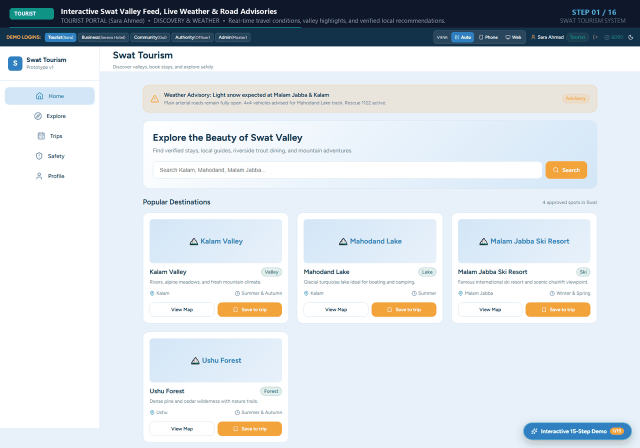
#> input picture Docs/swat-tourism-demo.gif, 1280 x 896 px, given in place of fresh_raw_01_tourist_home.png, which was not available (shown at 1/2 size)
$ python generate_demo_assets.py
#> lines starting #> are read from the running program, lines starting #| are printed output that depends on the picture; pictures that were not available may be replaced by others from this repository, and a replacement may not be noted
import os
import sys
import time
import shutil
import subprocess
from PIL import Image, ImageDraw, ImageFont

BASE_DIR = r"F:\Antigravity\SwatTourismPlateform1"
DOCS_DIR = os.path.join(BASE_DIR, "Docs")
TEMP_DIR = os.path.join(DOCS_DIR, "demo_frames")
DOWNLOADS_DIR = r"C:\Users\shahkhalid1\Downloads"
CHROME_PATH = r"C:\Program Files\Google\Chrome\Application\chrome.exe"

os.makedirs(TEMP_DIR, exist_ok=True)
os.makedirs(DOCS_DIR, exist_ok=True)

THEME_COLORS = {
    "TOURIST": {"bg": (13, 148, 136), "text": (255, 255, 255)},     # Teal
    "BUSINESS": {"bg": (37, 99, 235), "text": (255, 255, 255)},     # Royal Blue
    "COMMUNITY": {"bg": (22, 163, 74), "text": (255, 255, 255)},    # Emerald Green
    "AUTHORITY": {"bg": (225, 29, 72), "text": (255, 255, 255)},    # Crimson
}

SCREENS = [
    # TOURIST PORTAL
    {
        "id": "01_tourist_home",
        "url": "http://localhost:5180/?role=tourist&tab=home",
        "persona_key": "TOURIST",
        "persona_name": "TOURIST PORTAL (Sara Ahmed)",
        "badge": "DISCOVERY & WEATHER",
        "title": "Interactive Swat Valley Feed, Live Weather & Road Advisories",
        "desc": "Real-time travel conditions, valley highlights, and verified local recommendations."
    },
    {
        "id": "02_tourist_explore",
        "url": "http://localhost:5180/?role=tourist&tab=explore",
        "persona_key": "TOURIST",
        "persona_name": "TOURIST PORTAL (Sara Ahmed)",
        "badge": "DIRECTORY & FILTERS",
        "title": "Comprehensive Listings (Hotels, 4x4 Transport, Guides & Artisans)",
        "desc": "Valley chips (Kalam, Bahrain, Mingora) and verified quality badges."
    },
    {
        "id": "03_tourist_trips",
        "url": "http://localhost:5180/?role=tourist&tab=trips",
        "persona_key": "TOURIST",
        "persona_name": "TOURIST PORTAL (Sara Ahmed)",
        "badge": "TRIP PLANNER",
        "title": "Multi-Day Trip Builder, Hotel Room Stay & Instant Mock Pay",
        "desc": "Day-by-day planner with automatic price calculation and seamless 1-click confirmation."
    },
    {
        "id": "04_tourist_safety",
        "url": "http://localhost:5180/?role=tourist&tab=safety",
        "persona_key": "TOURIST",
        "persona_name": "TOURIST PORTAL (Sara Ahmed)",
        "badge": "CRISIS & SOS",
        "title": "Live Road Passes, Emergency Numbers & 1-Click SOS Dispatch",
        "desc": "Immediate GPS location capture with direct integration to Rescue 1122 and District Control."
    },

    # BUSINESS PORTAL
    {
        "id": "05_business_today",
        "url": "http://localhost:5180/?role=business&tab=today",
        "persona_key": "BUSINESS",
        "persona_name": "BUSINESS PORTAL (Riverside Inn / Swat Serena)",
        "badge": "OPERATIONS DASHBOARD",
        "title": "Real-time Daily Operations KPI Counter (Arrivals, Departures, Revenue)",
        "desc": "Hotel operators monitor guest flow, occupancy, and incoming booking requests."
    },
    {
        "id": "06_business_listings",
        "url": "http://localhost:5180/?role=business&tab=listings",
        "persona_key": "BUSINESS",
        "persona_name": "BUSINESS PORTAL (Riverside Inn / Swat Serena)",
        "badge": "ROOM INVENTORY",
        "title": "Service Listings, Multi-Tier Room Configurations & Pricing",
        "desc": "Hotels manage Deluxe/Executive rooms, pricing tiers, amenities, and authority verification."
    },
    {
        "id": "07_business_availability",
        "url": "http://localhost:5180/?role=business&tab=availability",
        "persona_key": "BUSINESS",
        "persona_name": "BUSINESS PORTAL (Riverside Inn / Swat Serena)",
        "badge": "60-DAY CAPACITY",
        "title": "60-Day Visual Availability Engine & Date Blocking Calendar",
        "desc": "Prevents overbooking with row-level reservation locking across peak tourism seasons."
    },
    {
        "id": "08_business_reviews",
        "url": "http://localhost:5180/?role=business&tab=reviews",
        "persona_key": "BUSINESS",
        "persona_name": "BUSINESS PORTAL (Riverside Inn / Swat Serena)",
        "badge": "REPUTATION",
        "title": "Verified Guest Ratings, Reviews & Official Response Threading",
        "desc": "Operators maintain trust with transparent 5-star ratings and verified traveler feedback."
    },

    # COMMUNITY PORTAL
    {
        "id": "09_community_stories",
        "url": "http://localhost:5180/?role=community&tab=stories",
        "persona_key": "COMMUNITY",
        "persona_name": "COMMUNITY PORTAL (Gul Zaman / Local Resident)",
        "badge": "INDIGENOUS CULTURE",
        "title": "Swati Heritage Stories, Folklore & Eco-Tourism Guides",
        "desc": "Local storytellers preserve valley traditions, cultural heritage, and seasonal events."
    },
    {
        "id": "10_community_crafts",
        "url": "http://localhost:5180/?role=community&tab=crafts",
        "persona_key": "COMMUNITY",
        "persona_name": "COMMUNITY PORTAL (Gul Zaman / Local Resident)",
        "badge": "ARTISAN MARKETPLACE",
        "title": "Traditional Crafts (Wool Shawls, Walnut Wood, Honey) & Direct WhatsApp",
        "desc": "Connects rural artisans directly to travelers via wa.me links, eliminating middleman commissions."
    },
    {
        "id": "11_community_report",
        "url": "http://localhost:5180/?role=community&tab=report",
        "persona_key": "COMMUNITY",
        "persona_name": "COMMUNITY PORTAL (Gul Zaman / Local Resident)",
        "badge": "CIVIC DISPATCH",
        "title": "Citizen Incident Reporting: Landslides, Roadblocks & Trash",
        "desc": "Locals submit geo-tagged incident reports directly to District Municipal Authorities for fast response."
    },
    {
        "id": "12_community_hosts",
        "url": "http://localhost:5180/?role=community&tab=hosts",
        "persona_key": "COMMUNITY",
        "persona_name": "COMMUNITY PORTAL (Gul Zaman / Local Resident)",
        "badge": "VILLAGE HOMESTAYS",
        "title": "Local Host Program: Rural Homestay & Village Room Onboarding",
        "desc": "Enables villagers to list spare rooms for tourism income under government-verified standards."
    },

    # AUTHORITY PORTAL
    {
        "id": "13_authority_overview",
        "url": "http://localhost:5180/?role=authority&tab=overview",
        "persona_key": "AUTHORITY",
        "persona_name": "AUTHORITY PORTAL (District Tourism Officer)",
        "badge": "COMMAND CENTER",
        "title": "Command & Control Center: Tourist Inflow, Active Incidents & Audits",
        "desc": "Government oversight dashboard tracking valley footfall, license queues, and active safety alerts."
    },
    {
        "id": "14_authority_approvals",
        "url": "http://localhost:5180/?role=authority&tab=approvals",
        "persona_key": "AUTHORITY",
        "persona_name": "AUTHORITY PORTAL (District Tourism Officer)",
        "badge": "VERIFICATION GATE",
        "title": "Business License Verification & Official Green Badge Approval",
        "desc": "Rigorous regulatory gate inspecting CNICs, hotel registrations, and quality certificates."
    },
    {
        "id": "15_authority_advisories",
        "url": "http://localhost:5180/?role=authority&tab=advisories",
        "persona_key": "AUTHORITY",
        "persona_name": "AUTHORITY PORTAL (District Tourism Officer)",
        "badge": "PUBLIC SAFETY",
        "title": "Emergency Weather Broadcasts & 4x4 / Road Pass Status Editor",
        "desc": "Officers broadcast high-priority flood/snow warnings and update mountain pass accessibility."
    },
    {
        "id": "16_authority_cases",
        "url": "http://localhost:5180/?role=authority&tab=cases",
        "persona_key": "AUTHORITY",
        "persona_name": "AUTHORITY PORTAL (District Tourism Officer)",
        "badge": "EMERGENCY TRIAGE",
        "title": "Rescue 1122 SOS Distress Queue & Community Complaint Triage",
        "desc": "Live emergency triage room assigning rescue personnel and resolving road incidents with audit logs."
    }
]

def capture_screen(url, raw_path):
    print(f"Capturing: {url} -> {os.path.basename(raw_path)}")
    cmd = [
        CHROME_PATH,
        "--headless=new",
        "--disable-gpu",
        "--hide-scrollbars",
        "--virtual-time-budget=3500",
        "--window-size=1600,1050",
        f"--screenshot={raw_path}",
        url
    ]
    subprocess.run(cmd, check=True)
#> (this line was passed over: subprocess is not available in this run)

def render_executive_frame(raw_path, tagged_path, screen_info, frame_idx, total_frames):
#> called with frame_idx = 1, total_frames = 16
    base_img = Image.open(raw_path).convert("RGBA")
    w, h = base_img.size
#> w = 1280; h = 896

    header_h = 70
    canvas = Image.new("RGBA", (w, h + header_h), (15, 23, 42, 255))
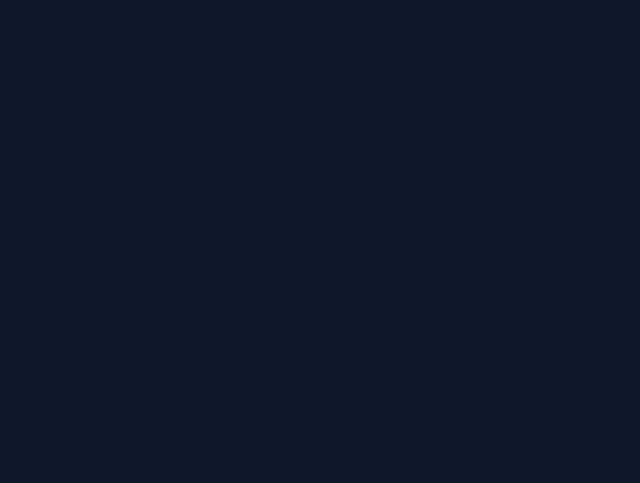
#> canvas: PIL image 1280x966 RGBA (shown at 1/2 size); mean R, G, B, A 15, 23, 42, 255
    draw = ImageDraw.Draw(canvas)

    font_bold = ImageFont.truetype(r"C:\Windows\Fonts\segoeuib.ttf", 19)
    font_regular = ImageFont.truetype(r"C:\Windows\Fonts\segoeui.ttf", 15)
    font_badge = ImageFont.truetype(r"C:\Windows\Fonts\segoeuib.ttf", 13)

    theme = THEME_COLORS.get(screen_info["persona_key"], {"bg": (14, 165, 233), "text": (255, 255, 255)})

    badge_text = screen_info["persona_key"]
    pill_w = 110
    pill_h = 28
    pill_x = 24
    pill_y = 20
    draw.rounded_rectangle([pill_x, pill_y, pill_x + pill_w, pill_y + pill_h], radius=6, fill=theme["bg"])
    draw.text((pill_x + 12, pill_y + 4), badge_text, fill=theme["text"], font=font_badge)

    title_x = pill_x + pill_w + 18
    draw.text((title_x, 14), screen_info["title"], fill=(255, 255, 255), font=font_bold)
    draw.text((title_x, 40), f"{screen_info['persona_name']}  •  {screen_info['badge']}  •  {screen_info['desc']}", fill=(148, 163, 184), font=font_regular)

    step_str = f"STEP {frame_idx:02d} / {total_frames:02d}"
    draw.text((w - 170, 16), step_str, fill=(56, 189, 248), font=font_bold)
    draw.text((w - 200, 40), "SWAT TOURISM SYSTEM", fill=(100, 116, 139), font=font_regular)

    draw.line([(0, header_h - 1), (w, header_h - 1)], fill=(30, 41, 59), width=2)
    draw.line([(pill_x, header_h - 2), (title_x + 600, header_h - 2)], fill=theme["bg"], width=2)

    canvas.paste(base_img, (0, header_h), base_img)
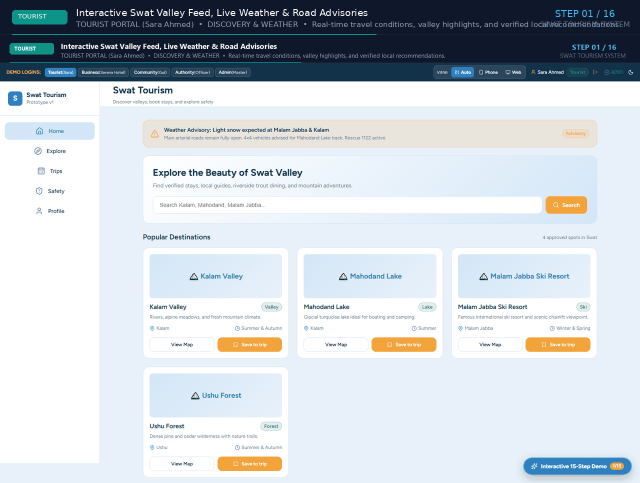
#> canvas: PIL image 1280x966 RGBA (shown at 1/2 size); mean R, G, B, A 200.3, 207.7, 214.1, 255

    final_img = canvas.convert("RGB")
    final_img.save(tagged_path, quality=94)
    return final_img

def main():
    print("=== STARTING COMPLETE FRESH 16-FRAME CAPTURE ===")
    total = len(SCREENS)
    tagged_frames = []

    for i, s in enumerate(SCREENS, 1):
        raw_png = os.path.join(TEMP_DIR, f"fresh_raw_{s['id']}.png")
        tagged_png = os.path.join(TEMP_DIR, f"fresh_tagged_{s['id']}.png")

        capture_screen(s["url"], raw_png)
        time.sleep(0.3)

        tagged_img = render_executive_frame(raw_png, tagged_png, s, i, total)
        opt_frame = tagged_img.resize((1280, 896), Image.Resampling.LANCZOS)
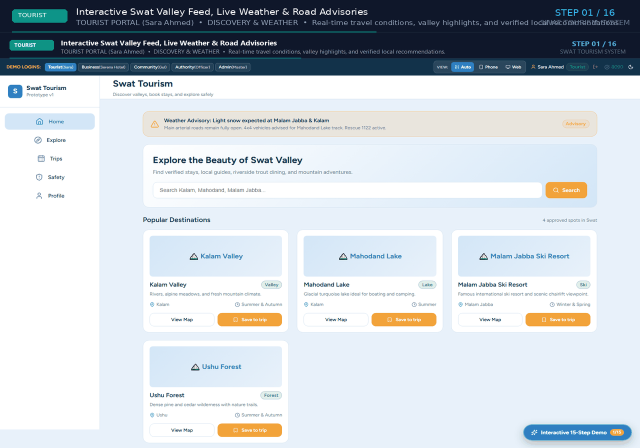
#> opt_frame: PIL image 1280x896 RGB (shown at 1/2 size); mean R, G, B 200.2, 207.6, 214.1
        tagged_frames.append(opt_frame)

    gif_path = os.path.join(DOCS_DIR, "swat-tourism-demo.gif")
    print(f"\nAssembling 16 broadcast frames into: {gif_path}")
    tagged_frames[0].save(
        gif_path,
        save_all=True,
        append_images=tagged_frames[1:],
        duration=2500,
        loop=0,
        optimize=True
    )
    print(f"Broadcast Demo GIF saved: {os.path.getsize(gif_path)} bytes")

    if os.path.exists(DOWNLOADS_DIR):
        dl_gif = os.path.join(DOWNLOADS_DIR, "swat-tourism-demo.gif")
        shutil.copy2(gif_path, dl_gif)
        print(f"Copied Demo GIF to: {dl_gif}")

    print("=== DEMO GENERATION FINISHED SUCCESSFULLY ===")

if __name__ == "__main__":
#> (the run stopped early here; a loop or call above may not have finished)
